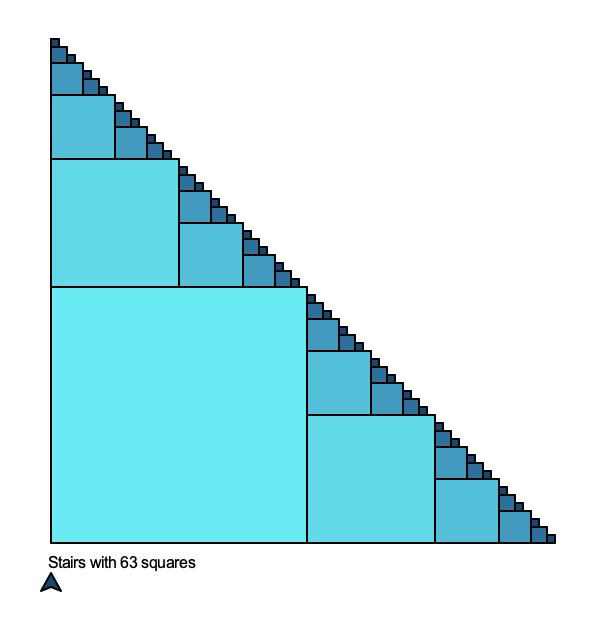

This chart was generated by the following Python code:
"""
This program contains recursive functions such as Recursive H, Stairs and a Recursive triangle function. When the program is run
a turtle function of Stair is immediatly called and prints out a stair of length 128.

CSCI150 Fall 2019 Lab 10

Name: Caroline Cutter
Section: <B>

Creativity:

    - I created the rec_count function that counts the number of repetitions an item is an a list
    - I added color change to the recursive_H fucntion
    - I created a recursive triangle function that creates an abstract picture with triangles
    
    
"""

#Imports
from turtle import *
import sys
from random import randint
from math import *


'''
Warming up Functions
'''


def length(a_list):
    '''
    Gives the length of a list using recursion
    
    Args:
        a_list: a list
    
    Returns:
        length of a_list using recursion

    '''
    if a_list == []:
        return 0
    else:
        return 1 + length(a_list[1:])



def rec_max(a_list):
    '''
    Finds the max value of a list using recursion
    
    Args:
        a_list: a list
    
    Returns:
        max value in a_list using recursion

    '''
    if len(a_list) == 1:
        return a_list[0]
    else:
        max_rest = rec_max(a_list[1:])
        if max_rest > a_list[0]:
            return max_rest
        else:
            return a_list[0]
        
 
 
'''
Creativity Functions
'''

def rec_count(a_list, item):
    '''
    Counts how many times an item appears in the list using recursion
    
    Args:
        a_list: a list
        item: item that is being counted in the list
    
    Returns:
        How many times item appears in a_list

    '''
    if a_list == []: #base case, when list is empty
        return 0
    else:
        if a_list[0] == item: #if item is in list, add one plus everything else
            return 1 + rec_count(a_list[1:], item)
        else: #if item is not in list, add 0 plus everything else
            return 0 + rec_count(a_list[1:], item)

    
def recursive_triangle(x, y, length):
    '''
    Draws a recursive triangle in python
    
    Args:
        x: x-coordinate
        y: y-coordinate
        length: desired length of largest triangle


    '''
    speed(0)
    color = [0, randint(1,100)/100, randint(1,100)/100]
    if length < 3:
        return None
    else:
        for i in range(3): 
            forward(length)
            pencolor(color)
            recursive_triangle(xcor(), ycor() , length/2)
            right(120)




'''
Recursive H Functions
'''
    

def draw_line(x1, y1, x2, y2, color):
    '''
    Draws a line
    
    Args:
        x1: beginning x-coordinate
        y1: beginning y-coordinate
        x2: ending x-coordinate
        y2: enging y-coordinate
        color: desired color of line
    '''
    pencolor(color)
    penup()
    goto(x1, y1)
    pendown()
    goto(x2, y2)



def draw_H(x_coord, y_coord, length, color):
    '''
    Draws an H with dot at the ends of the stems
    
    Args:
        x_coord: x-coordinate
        y_coord: y-coordinate
        length: desired length of H
        color: desired color of H
    '''

    draw_line(x_coord - length, y_coord, x_coord + length, y_coord, color)
    draw_line(x_coord - length, y_coord + length / 2, x_coord - length, y_coord - length / 2, color)
    draw_line(x_coord + length, y_coord + length /2, x_coord + length, y_coord - length / 2, color)



def recursive_H(x_coord, y_coord, length, num_recursion):
    '''
    Draws a recursive H
    
    Args:
        x_coord: x-coordinate
        y_coord: y-coordinate
        length: desired length of largest H
        num_recursions: number of recursions of recursive H
    '''
    speed(0)
    if num_recursion == 0:
        penup()
        goto(x_coord, y_coord)
        dot(5)
    else:
        draw_H(x_coord, y_coord, length, tuple([0, length/(length+10) , length/(length+5)]))
        
        num_recursion -= 1
        
        recursive_H(x_coord + length, y_coord + length/2, length / 2, num_recursion)
        recursive_H(x_coord + length, y_coord - length/2, length / 2, num_recursion)
        recursive_H(x_coord - length, y_coord + length/2, length / 2, num_recursion)
        recursive_H(x_coord - length, y_coord - length/2, length / 2, num_recursion)

        



'''
Stairs Functions
'''
def draw_square(x_coord, y_coord, length, color):
    '''
    Draws a square
    
    Args:
        x_coord: x-coordinate
        y_coord: y-coordinate
        length: desired length of sides of square
        color: desired color of square
    '''
    fillcolor(color)
    penup()
    goto(x_coord, y_coord)
    setheading(90)
    pendown()
    begin_fill()
    for i in range(4):
       forward(length)
       right(90)
    end_fill()
    
    


def stairs(x_coord, y_coord, length):
    '''
    Draws a staircase using recursion
    
    Args:
        x_coord: x-coordinate
        y_coord: y-coordinate
        length: desired length of largest square in stairs
        
    Returns:
        number of squares in the stairs
        
    '''
    speed(0)
    
    if length <= 3:
        return 0
    else:
        draw_square(x_coord, y_coord, length, tuple([0, length/(length+10), length/(length+5)]))
       
        squares = 1
        
        squares += stairs(x_coord + length, y_coord, length / 2)
        squares += stairs(x_coord, y_coord + length, length / 2)
       
       
        return squares
    
    



if __name__ == "__main__": 
        num_stairs = stairs(0, 0, 128)
        penup()
        goto(0, -15)
        write("Stairs with {} squares".format(num_stairs))



'''
This is a run statement that could be used if the user wanted the program to ask for the inputs of the stairs function.
Right now, the program has set inputs

if __name__ == "__main__":
    if len(sys.argv) != 4:
        print('usage: python3 lab10_recursion.py <x_coord> <y_coord> <length>')
    else:
        num_stairs = stairs(int(sys.argv[1]), int(sys.argv[2]), int(sys.argv[3]))  
        penup()
        goto(int(sys.argv[1]), int(sys.argv[2]) - 15)
        write("Stairs with " + str(num_stairs) + " squares")
'''
